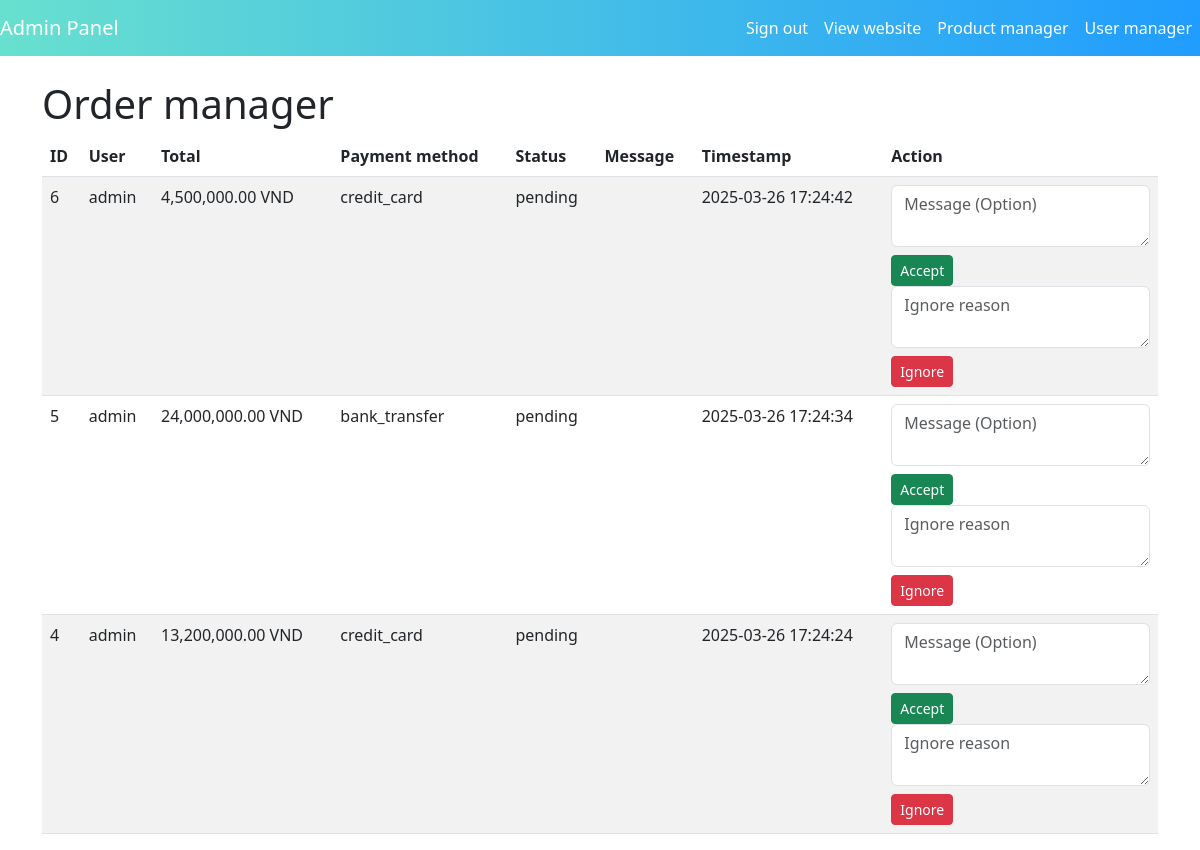
Screenshot of /backend/admin_orders.php (signed in) with the database file from the repository.
### tables this page shows
CREATE TABLE orders (
    id INT AUTO_INCREMENT PRIMARY KEY,
    user_id INT,
    total DECIMAL(10, 2) NOT NULL,
    status ENUM('pending', 'processing', 'completed', 'cancelled') DEFAULT 'pending',
    payment_method ENUM('credit_card', 'e_wallet', 'bank_transfer') DEFAULT 'credit_card',
    created_at TIMESTAMP DEFAULT CURRENT_TIMESTAMP,
    admin_message TEXT,
    FOREIGN KEY (user_id) REFERENCES users(id) ON DELETE CASCADE
);

CREATE TABLE users (
    id INT AUTO_INCREMENT PRIMARY KEY,
    username VARCHAR(50) NOT NULL UNIQUE,
    password VARCHAR(255) NOT NULL,
    email VARCHAR(100) NOT NULL UNIQUE,
    full_name VARCHAR(100),
    address TEXT,
    phone VARCHAR(20),
    role ENUM('user', 'admin') DEFAULT 'user',
    created_at TIMESTAMP DEFAULT CURRENT_TIMESTAMP,
    image VARCHAR(500)
);

### backend/admin_orders.php (the view, shortened to what this page needs)
<?php
include 'config.php';
$sql = "
    SELECT o.id, o.user_id, u.username, o.total, o.status, o.created_at, o.payment_method, o.admin_message
    FROM orders o
    JOIN users u ON o.user_id = u.id
    ORDER BY o.created_at DESC";
$result = $conn->query($sql);
?>
<!DOCTYPE html>
<html lang="vi">
<head>
    <link href="https://cdn.jsdelivr.net/npm/bootstrap@5.3.0/dist/css/bootstrap.min.css" rel="stylesheet">
    <link rel="stylesheet" href="../frontend/css/style.css">
</head>
<body>
    <nav class="navbar navbar-expand-lg navbar-light bg-light-blue">
        <a class="navbar-brand" href="#">Admin Panel</a>
        <div class="collapse navbar-collapse" id="navbarNav">
            <ul class="navbar-nav ms-auto">
                <li class="nav-item"><a class="nav-link" href="logout.php">Sign out</a></li>
                <li class="nav-item"><a class="nav-link" href="index_admin.php">View website</a></li>
                <li class="nav-item"><a class="nav-link" href="admin.php">Product manager</a></li>
                <li class="nav-item"><a class="nav-link" href="admin_users.php">User manager</a></li>
            </ul>
        </div>
    </nav>
    <div class="container mt-4">
        <h1>Order manager</h1>
        <table class="table table-striped">
            <thead>
                <tr>
                    <th>ID</th>
                    <th>User</th>
                    <th>Total</th>
                    <th>Payment method</th>
                    <th>Status</th>
                    <th>Message</th>
                    <th>Timestamp</th>
                    <th>Action</th>
                </tr>
            </thead>
            <tbody>
                <?php while ($row = $result->fetch_assoc()) { ?>
                    <tr>
                        <td><?php echo $row['id']; ?></td>
                        <td><?php echo $row['username']; ?></td>
                        <td><?php echo number_format($row['total'], 2); ?> VND</td>
                        <td><?php echo $row['payment_method']; ?></td>
                        <td><?php echo $row['status']; ?></td>
                        <td><?php echo $row['admin_message']; ?></td>
                        <td><?php echo $row['created_at']; ?></td>
                        <td>
                            <?php if ($row['status'] === 'pending') { ?>
                                <form method="POST" class="d-inline">
                                    <textarea name="message" class="form-control mb-2" rows="2" placeholder="Message (Option)"></textarea>
                                    <button type="submit" class="btn btn-success btn-sm">Accept</button>
                                </form>
                                <form method="POST" class="d-inline">
                                    <textarea name="message" class="form-control mb-2" rows="2" placeholder="Ignore reason"></textarea>
                                    <button type="submit" class="btn btn-danger btn-sm">Ignore</button>
                                </form>
                            <?php } else { ?>
                                <span>Processed!</span>
                            <?php } ?>
                        </td>
                    </tr>
                <?php } ?>
            </tbody>
        </table>
    </div>
</body>
</html>

### frontend/css/style.css (style rules this page uses)
.bg-light-blue { background: linear-gradient(to left, #209CFF, #68E0CF); }
.navbar-brand, .nav-link { color: #fff !important; }

### rows the page displays
orders: id "6", user.username "admin", total "4,500,000.00", payment_method "credit_card", status "pending", created_at "2025-03-26 17:24:42"
orders: id "5", user.username "admin", total "24,000,000.00", payment_method "bank_transfer", status "pending", created_at "2025-03-26 17:24:34"
orders: id "4", user.username "admin", total "13,200,000.00", payment_method "credit_card", status "pending", created_at "2025-03-26 17:24:24"
